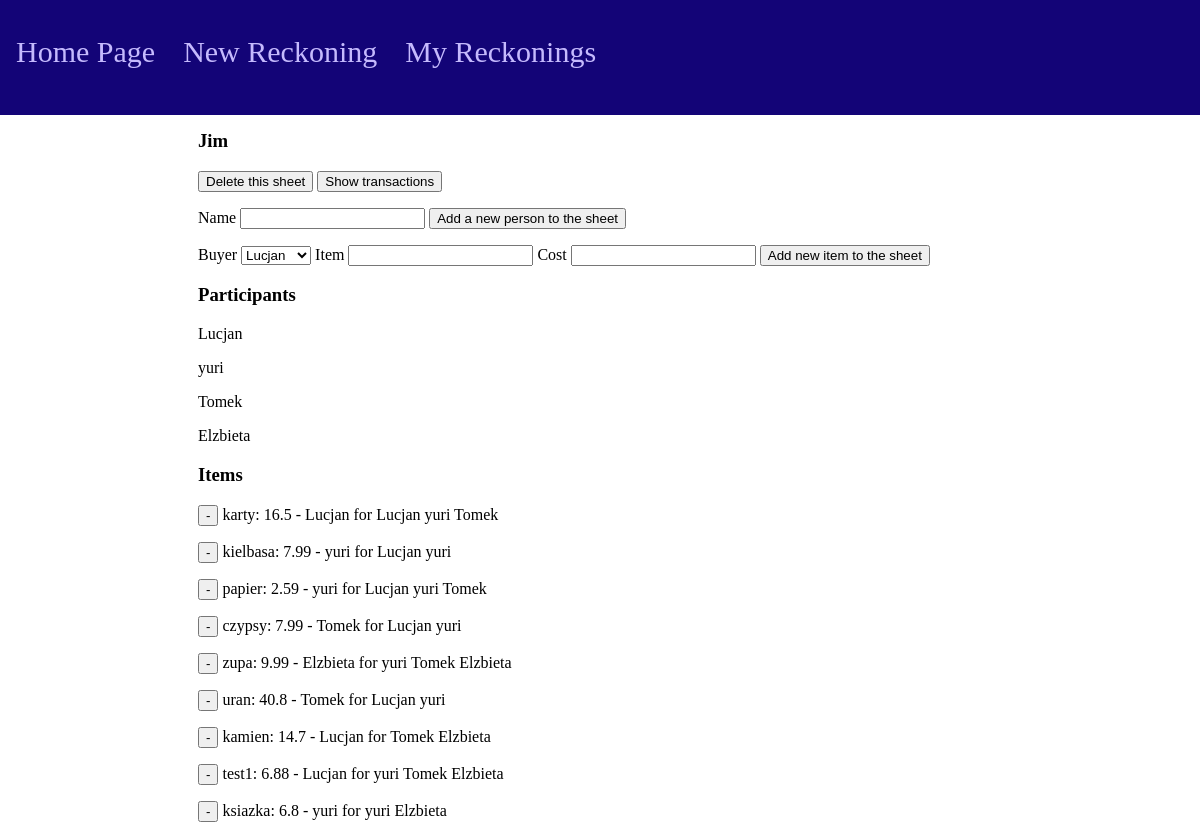
The page /reckon/Jim on the database as committed earlier.
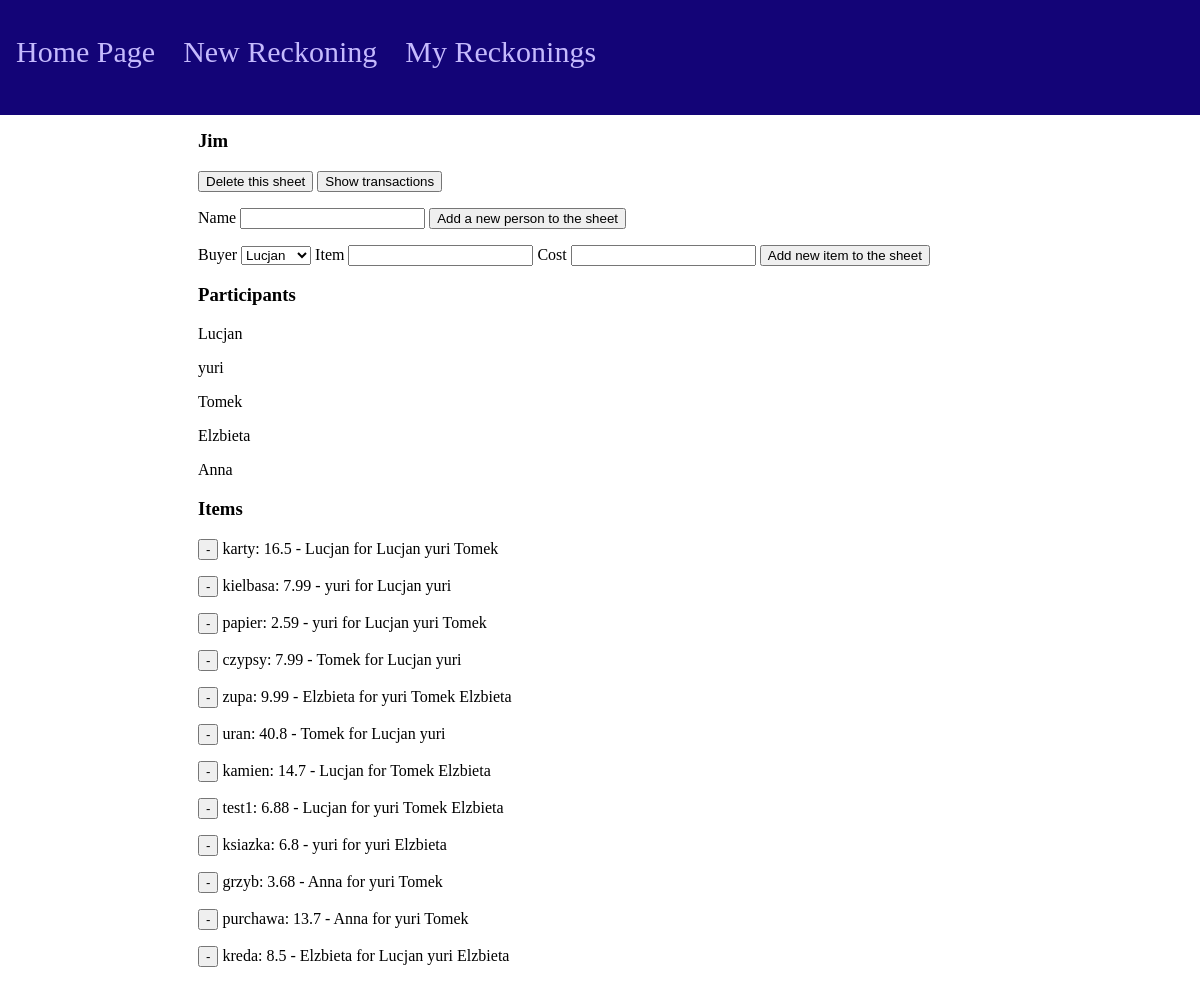
The same page on the database as committed later.
### main/models.py (models this page shows, shortened)
class Sheet(models.Model):
    name = models.CharField(max_length=30)
    def __str__(self):
        return self.name

class Person(models.Model):
    sheet = models.ForeignKey(Sheet, on_delete=models.CASCADE)
    name = models.CharField(max_length=20)
    balance = models.FloatField(default=0)
    def __str__(self):
        return self.name

class Item(models.Model):
    sheet = models.ForeignKey(Sheet, on_delete=models.CASCADE)
    person = models.ForeignKey(Person, on_delete=models.CASCADE)
    name = models.CharField(max_length=30)
    value = models.FloatField()

### main/views.py (the view)
# urls.py: path('reckon/<str:name>', views.reckon, name="reckon"),
def reckon(response, name):
    if response.method == 'POST':
        if response.POST.get("delete"):
            view = Sheet.objects.get(name=response.POST.get("delete"))
            view.delete()
            return HttpResponseRedirect('/sheets/', {})
        elif response.POST.get("addperson"):
            view = Sheet.objects.get(name=response.POST.get("addperson"))
            addperson = addPerson(response.POST)
            if addperson.is_valid():
                person = Person(sheet=view, name=addperson.cleaned_data["name"])
                print(person)
                person.save()
            return HttpResponseRedirect('/sheets/', {})
        elif response.POST.get("additem"):
            view = Sheet.objects.get(name=response.POST.get("additem"))
            additem = addItem(response.POST)
            postPay = response.POST.get("pay")
            print(postPay)
            if additem.is_valid():
                postValue = additem.cleaned_data["value"]
                postItem = additem.cleaned_data["item"]
                print("||||||||||||")
                print(postValue)
                print(postItem)
                if Person.objects.filter(sheet=view, name=postPay).exists():
                    new_item = Item(sheet=view, person=Person.objects.get(sheet=view, name=postPay), name=postItem, value=postValue)
                    print(new_item)
                    test = Person.objects.get(sheet=view, name=postPay)
                    test.balance -= postValue
                    test.save()
                    new_item.save()
                else:
                    newPerson = Person(sheet=view, name=postPay, balance=-postValue)
                    print(newPerson)
                    newPerson.save()
                    new_item = Item(sheet=view, person=newPerson, name=postItem, value=postValue)
                    print(new_item)
                    new_item.save()
                return HttpResponseRedirect('/reckon/{}/{}'.format(view.name, postItem))
            return HttpResponseRedirect('/reckon/{}'.format(view.name))
        elif response.POST.get("show"):
            view = Sheet.objects.get(name=response.POST.get("show"))
            return HttpResponseRedirect('/{}/transactions'.format(view.name))
        elif response.POST.get("item_delete"):
            view = Sheet.objects.get(name=name)
            item = Item.objects.get(sheet=view, name=response.POST.get("item_delete"))
            item.person.balance += item.value
            item.person.save()
            for debtor in Debtor.objects.filter(item=item):
                debtor.person.balance -= debtor.share/100 * item.value
                debtor.person.save()
            item.delete()
            return HttpResponseRedirect('/sheets/', {})
        else:
            return HttpResponseRedirect('/', {})
    else:
        view = Sheet.objects.get(name=name)
        print(view)
        people = [i for i in Person.objects.filter(sheet=view)]
        for item in Item.objects.filter(sheet=view):
            item.value = round(item.value,2)
        items = [i for i in Item.objects.filter(sheet=view)]
        debtors = [[i.person.name for i in Debtor.objects.filter(item=j)] for j in Item.objects.filter(sheet=view)]
        print(debtors)
        addperson = addPerson()
        additem = addItem()
        return render(response, "main/reckon.html",
            {"view": view, "people": people, "items": items, "debtors": debtors,
            "addperson": addperson, "additem": additem})

### main/forms.py
class addPerson(forms.Form):
    name = forms.CharField(label="Name", max_length=30)

class addItem(forms.Form):
    item = forms.CharField(label="item", max_length=30)
    value = forms.FloatField(label="value")
    """def __init__(self):
        super(addItem, self).__init__()
        people = [i.name for i in Person.objects.all()]

        self.fields["pay"]  = forms.ChoiceField(
            widget=forms.Select(choices=people),
        )
    """

### main/templates/main/reckon.html (shortened to what this page needs)
{% extends 'main/base.html' %}
{% block content %}
    <h3>{{view.name}}</h3>
    <div>
        <form method="post", action="/reckon/{{view.name}}">
            <button type="submit", name="delete", value="{{view.name}}">Delete this sheet</button>
            <button type="submit", name="show", value="{{view.name}}">Show transactions</button>
        </form>
        <div>
            <p>
                <form method="post", action="/reckon/{{view.name}}">
                    <label for="data">Name</label>
                    {{addperson.name}}
                    <button type="submit", name="addperson", value="{{view.name}}">Add a new person to the sheet</button>
                </form>
            </p>
            <p>
                <form method="post", action="/reckon/{{view.name}}">
                    <label for="pay">Buyer</label>
                    <select name="pay" id="pay">
                        {% for i in people %}
                            <option value="{{i.name}}">{{i.name}}</option>
                        {% endfor %}
                    </select>
                    <label for="item">Item</label>
                    {{additem.item}}
                    <label for="value">Cost</label>
                    {{additem.value}}
                    <button type="submit", name="additem", value="{{view.name}}">Add new item to the sheet</button>
                </form>
            </p>
        </div>
        <div>
            <h3>Participants</h3>
            {% for i in people %}
                <p>{{i.name}}</p>
            {% endfor %}
        </div>
        <div>
            <form method="post", action="/reckon/{{view.name}}">
                <h3>Items</h3>
                {% for i in items %}
                    <p>
                        <button type="submit", name="item_delete", value="{{i.name}}">-</button>
                        {{i.name}}: {{i.value}} - {{i.person}} for
                        {% for j in debtors %}
                            {% if forloop.counter == forloop.parentloop.counter %}
                                {% for k in j %}
                                {{k}}
                                {% endfor %}
                            {% endif %}
                        {% endfor %}
                    </p>
                {% endfor %}
            </form>
        </div>
    </div>
{% endblock content %}

### main/templates/main/base.html (shortened to what this page needs)
<!doctype html>
<html>
    <head>
    </head>
    <body>
        <div class="sidenav">
            <a href="/">Home Page</a>
            <a href="/create">New Reckoning</a>
            <a href="/sheets">My Reckonings</a>
        </div>
        <div class="main">
            {% block content %}{% endblock %}
        </div>
    <body>
</html>

### main/templates/main/base.html (style rules this page uses)
.sidenav { height: 80px; width: 100%; position: fixed; z-index: 1; top: 0; left: 0; overflow-x: hidden; background-color: #130477; padding-top: 35px; }
.sidenav a { padding: 6px 8px 6px 16px; text-decoration: none; font-size: 30px; color: #C5BAFD; }
.main { margin-top: 130px; margin-left: 180px; padding: 0px 10px; }

Rows that differ between the two databases and show on the page:
added Person: name "Anna"
added Item: name "grzyb", value "3.68", person "Anna", j "yuri" "Tomek"
added Item: name "purchawa", value "13.7", person "Anna", j "yuri" "Tomek"
added Item: name "kreda", value "8.5", person "Elzbieta", j "Lucjan" "yuri" "Elzbieta"
